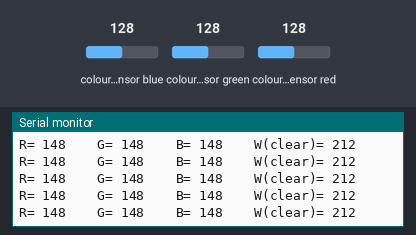
Simulated run of this sketch. Board: Arduino Uno, built with avr-gcc and run on an emulated ATmega328P. Shown: the last lines printed to the serial monitor. The test bench sets the inputs (shaded band); at power-on: colour sensor blue 128, colour sensor green 128, colour sensor red 128.

Above: at 1.2 s.
1.3 s: colour sensor blue set to 5
At 1.46 s:
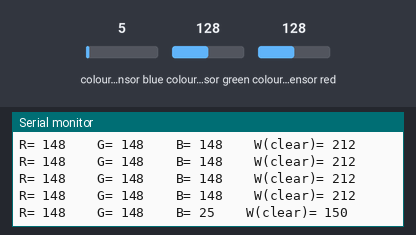
2.8 s: colour sensor green set to 5
At 2.97 s:
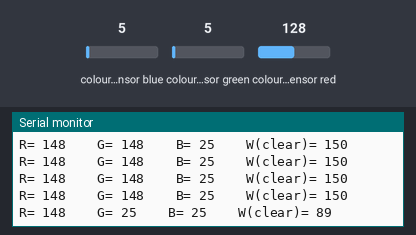
4.3 s: colour sensor red set to 5
At 4.48 s:
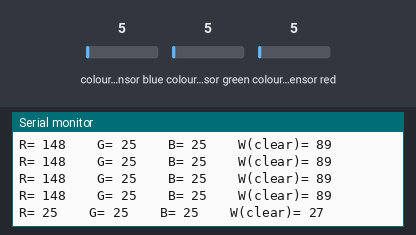
Timing chart, 0 to 7.3 s (numbered marks = the images above; inputs shaded):
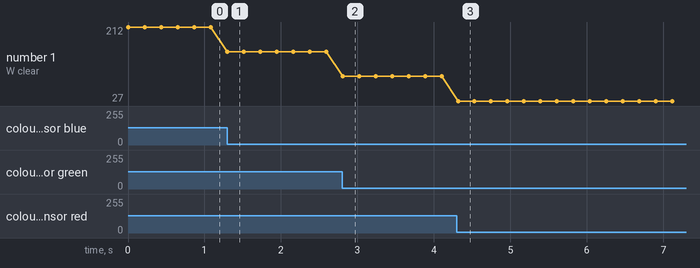

Measured:
- after the input at 2.8 s, the serial monitor: prints a new line at once (image 2)
- after the input at 4.3 s, the serial monitor: prints a new line at once (image 3)
- plotted number 1: 150 → 89 after the input at 2.8 s, 89 → 27 after the input at 4.3 s

The sketch:

color_cal_2.ino
```cpp
/* Example program for using TCS3200 color sensor
 * author: Panjkrc
 * date: 12/14/2019
 * url: https://github.com/Panjkrc/TCS3200_library
 */


#include <tcs3200.h>

int red, green, blue, white;

tcs3200 tcs(4, 5, 6, 7, 8); // (S0, S1, S2, S3, output pin)  //

void setup() {
  Serial.begin(9600);
}

void loop() {
  //red = tcs.colorRead('r', 0);    //scaling can also be put to 0%, 20%, and 100% (default scaling is 20%)   ---    read more at: https://www.mouser.com/catalog/specsheets/TCS3200-E11.pdf
  red = tcs.colorRead('r', 20);
  //red = tcs.colorRead('r', 100);

  red = tcs.colorRead('r');   //reads color value for red
  Serial.print("R= ");
  Serial.print(red);
  Serial.print("    ");

  green = tcs.colorRead('g');   //reads color value for green
  Serial.print("G= ");
  Serial.print(green);
  Serial.print("    ");

  blue = tcs.colorRead('b');    //reads color value for blue
  Serial.print("B= ");
  Serial.print(blue);
  Serial.print("    ");

  white = tcs.colorRead('c');    //reads color value for white(clear)
  Serial.print("W(clear)= ");
  Serial.print(white);
  Serial.print("    ");

  Serial.println();

  delay(200);

}
```
